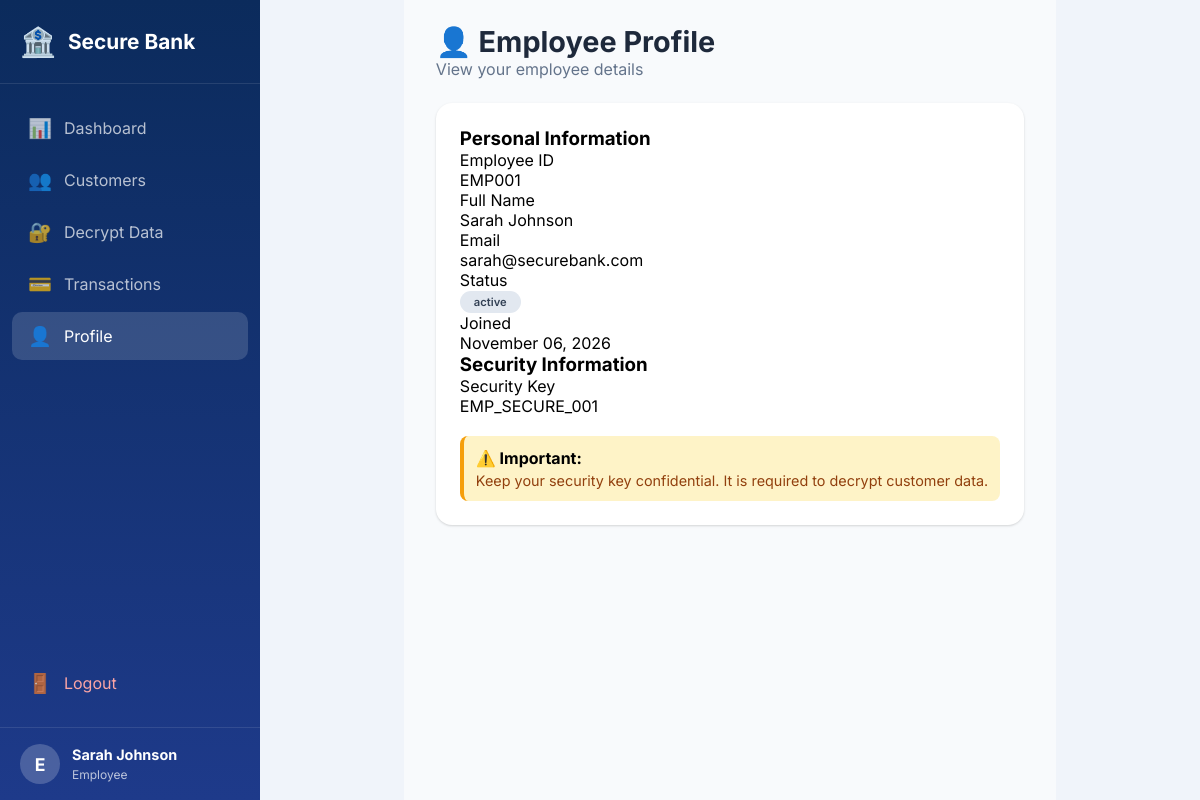
/employee/profile.php (signed in), run on the app's committed database.
### tables this page shows
CREATE TABLE employees (
    id INT PRIMARY KEY AUTO_INCREMENT,
    employee_id VARCHAR(20) UNIQUE NOT NULL,
    full_name VARCHAR(100) NOT NULL,
    email VARCHAR(100) UNIQUE NOT NULL,
    password_hash VARCHAR(255) NOT NULL,
    security_key VARCHAR(255) NOT NULL,
    created_at TIMESTAMP DEFAULT CURRENT_TIMESTAMP,
    status ENUM('active', 'inactive') DEFAULT 'active'
);

### employee/profile.php (the view, shortened to what this page needs)
<?php
$db = new Database();
$conn = $db->getConnection();
$employeeId = $_SESSION['user_id'];
$stmt = $conn->prepare("SELECT * FROM employees WHERE id = ?");
$stmt->execute([$employeeId]);
$employee = $stmt->fetch();
?>
<!DOCTYPE html>
<html lang="en">
<head>
    <link rel="stylesheet" href="../css/style.css">
    <link rel="stylesheet" href="../css/dashboard.css">
    <link rel="stylesheet" href="../css/employee.css">
</head>
<body>
    <div class="sidebar">
        <div class="sidebar-brand">
            <span class="brand-icon">🏦</span>
            <span>Secure Bank</span>
        </div>
        <nav class="sidebar-nav">
            <a href="dashboard.php">
                <span class="nav-icon">📊</span>
                <span>Dashboard</span>
            </a>
            <a href="customers.php">
                <span class="nav-icon">👥</span>
                <span>Customers</span>
            </a>
            <a href="decrypt.php">
                <span class="nav-icon">🔐</span>
                <span>Decrypt Data</span>
            </a>
            <a href="transactions.php">
                <span class="nav-icon">💳</span>
                <span>Transactions</span>
            </a>
            <a href="profile.php" class="active">
                <span class="nav-icon">👤</span>
                <span>Profile</span>
            </a>
            <a href="../auth/logout.php" class="logout">
                <span class="nav-icon">🚪</span>
                <span>Logout</span>
            </a>
        </nav>
        <div class="sidebar-footer">
            <div class="user-info">
                <span class="user-avatar">E</span>
                <div>
                    <strong><?= htmlspecialchars($employee['full_name'] ?? 'Employee') ?></strong>
                    <small>Employee</small>
                </div>
            </div>
        </div>
    </div>
    <div class="main-content">
        <header class="page-header">
            <div>
                <h1>👤 Employee Profile</h1>
                <p>View your employee details</p>
            </div>
        </header>
        <div class="panel">
            <div class="profile-card">
                <div>
                    <h3>Personal Information</h3>
                    <div class="profile-info">
                        <div class="label">Employee ID</div>
                        <div class="value"><?= htmlspecialchars($employee['employee_id'] ?? '') ?></div>
                    </div>
                    <div class="profile-info">
                        <div class="label">Full Name</div>
                        <div class="value"><?= htmlspecialchars($employee['full_name'] ?? '') ?></div>
                    </div>
                    <div class="profile-info">
                        <div class="label">Email</div>
                        <div class="value"><?= htmlspecialchars($employee['email'] ?? '') ?></div>
                    </div>
                    <div class="profile-info">
                        <div class="label">Status</div>
                        <div class="value">
                            <span class="badge badge-<?= $employee['status'] ?>"><?= $employee['status'] ?></span>
                        </div>
                    </div>
                    <div class="profile-info">
                        <div class="label">Joined</div>
                        <div class="value"><?= date('F d, Y', strtotime($employee['created_at'])) ?></div>
                    </div>
                </div>
                <div>
                    <h3>Security Information</h3>
                    <div class="encryption-info-card">
                        <div class="label">Security Key</div>
                        <div><code><?= htmlspecialchars($employee['security_key'] ?? 'N/A') ?></code></div>
                        <br>
                        <div style="background: #fef3c7; padding: 12px; border-radius: 8px; border-left: 4px solid #f59e0b;">
                            <strong>⚠️ Important:</strong>
                            <p style="font-size: 0.9rem; margin-top: 4px; color: #92400e;">
                                Keep your security key confidential. It is required to decrypt customer data.
                            </p>
                        </div>
                    </div>
                </div>
            </div>
        </div>
    </div>
</body>
</html>

### css/style.css (style rules this page uses)
:root { --primary: #1e3a8a; --primary-dark: #0b2b5c; --primary-light: #3b5fc4; --gray-50: #f8fafc; --gray-100: #f1f5f9; --gray-200: #e2e8f0; --gray-400: #94a3b8; --gray-500: #64748b; --gray-600: #475569; --gray-800: #1e293b; --success: #16a34a; --warning: #f59e0b; --danger: #dc2626; --shadow: 0 1px 3px rgba(0, 0, 0, 0.1), 0 1px 2px rgba(0, 0, 0, 0.06); --shadow-lg: 0 10px 15px -3px rgba(0, 0, 0, 0.1), 0 4px 6px -2px rgba(0, 0, 0, 0.05); }
* { box-sizing: border-box; margin: 0; padding: 0; font-family: 'Inter', -apple-system, BlinkMacSystemFont, 'Segoe UI', Roboto, sans-serif; }
body { background: #f0f4fa; min-height: 100vh; display: flex; justify-content: center; align-items: center; }
.badge { background: #e2e8f0; padding: 4px 14px; border-radius: 40px; font-size: 0.7rem; font-weight: 600; color: #334155; display: inline-block; }

### css/dashboard.css (style rules this page uses)
.sidebar { position: fixed; left: 0; top: 0; bottom: 0; width: 260px; background: linear-gradient(180deg, var(--primary-dark), var(--primary)); color: white; display: flex; flex-direction: column; z-index: 100; transition: all 0.3s ease; }
.sidebar-brand { padding: 24px 20px; display: flex; align-items: center; gap: 12px; font-size: 1.3rem; font-weight: 700; border-bottom: 1px solid rgba(255, 255, 255, 0.1); }
.brand-icon { font-size: 1.8rem; }
.sidebar-nav { flex: 1; padding: 20px 12px; display: flex; flex-direction: column; gap: 4px; }
.sidebar-nav a { display: flex; align-items: center; gap: 12px; padding: 12px 16px; border-radius: 10px; color: rgba(255, 255, 255, 0.7); text-decoration: none; transition: all 0.3s ease; }
.sidebar-nav a.active { background: rgba(255, 255, 255, 0.15); color: white; }
.sidebar-nav a.logout { margin-top: auto; color: #fca5a5; }
.nav-icon { font-size: 1.2rem; }
.sidebar-footer { padding: 16px 20px; border-top: 1px solid rgba(255, 255, 255, 0.1); }
.user-info { display: flex; align-items: center; gap: 12px; }
.user-avatar { width: 40px; height: 40px; background: rgba(255, 255, 255, 0.2); border-radius: 50%; display: flex; align-items: center; justify-content: center; font-weight: 700; font-size: 1.1rem; }
.user-info strong { display: block; font-size: 0.9rem; }
.user-info small { font-size: 0.75rem; opacity: 0.7; }
.main-content { margin-left: 260px; padding: 24px 32px; min-height: 100vh; background: var(--gray-50); }
.page-header { display: flex; justify-content: space-between; align-items: center; margin-bottom: 24px; }
.page-header h1 { font-size: 1.8rem; font-weight: 700; color: var(--gray-800); }
.page-header p { color: var(--gray-500); }
.panel { background: white; border-radius: 16px; padding: 24px; box-shadow: var(--shadow); margin-bottom: 24px; }

### data on the page
employees: full_name "Sarah Johnson", employee "EMP001", email "sarah@securebank.com", status "active", created_at "November 06, 2026", security_key "EMP_SECURE_001"
